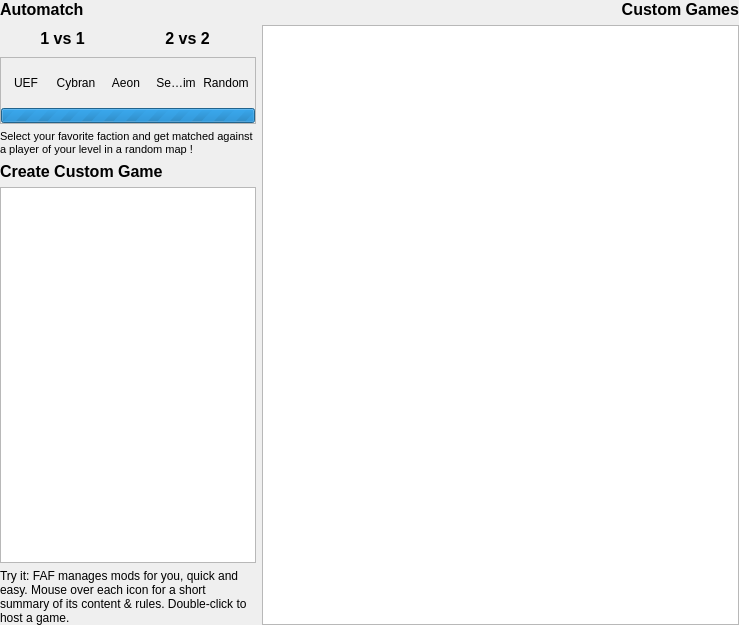
<?xml version="1.0" encoding="UTF-8"?>
<ui version="4.0">
 <class>Form</class>
 <widget class="QWidget" name="Form">
  <property name="geometry">
   <rect>
    <x>0</x>
    <y>0</y>
    <width>739</width>
    <height>625</height>
   </rect>
  </property>
  <property name="sizePolicy">
   <sizepolicy hsizetype="Expanding" vsizetype="Expanding">
    <horstretch>0</horstretch>
    <verstretch>0</verstretch>
   </sizepolicy>
  </property>
  <property name="windowTitle">
   <string>Form</string>
  </property>
  <layout class="QHBoxLayout" name="horizontalLayout">
   <property name="margin">
    <number>0</number>
   </property>
   <item>
    <widget class="QFrame" name="frame">
     <property name="sizePolicy">
      <sizepolicy hsizetype="Fixed" vsizetype="Expanding">
       <horstretch>0</horstretch>
       <verstretch>0</verstretch>
      </sizepolicy>
     </property>
     <property name="lineWidth">
      <number>0</number>
     </property>
     <layout class="QVBoxLayout" name="verticalLayout">
      <property name="margin">
       <number>0</number>
      </property>
      <item>
       <widget class="QLabel" name="labelAutomatch">
        <property name="palette">
         <palette>
          <active/>
          <inactive/>
          <disabled/>
         </palette>
        </property>
        <property name="font">
         <font>
          <family>Segoe UI</family>
          <pointsize>12</pointsize>
          <weight>75</weight>
          <bold>true</bold>
         </font>
        </property>
        <property name="text">
         <string>Automatch</string>
        </property>
       </widget>
      </item>
      <item>
       <layout class="QHBoxLayout" name="layoutTypeButtons">
        <property name="spacing">
         <number>0</number>
        </property>
        <property name="topMargin">
         <number>0</number>
        </property>
        <item>
         <widget class="QToolButton" name="Button1v1">
          <property name="enabled">
           <bool>true</bool>
          </property>
          <property name="minimumSize">
           <size>
            <width>115</width>
            <height>0</height>
           </size>
          </property>
          <property name="maximumSize">
           <size>
            <width>115</width>
            <height>200</height>
           </size>
          </property>
          <property name="font">
           <font>
            <family>Segoe UI</family>
            <pointsize>12</pointsize>
            <weight>75</weight>
            <bold>true</bold>
           </font>
          </property>
          <property name="focusPolicy">
           <enum>Qt::NoFocus</enum>
          </property>
          <property name="autoFillBackground">
           <bool>true</bool>
          </property>
          <property name="text">
           <string>1 vs 1</string>
          </property>
          <property name="checkable">
           <bool>true</bool>
          </property>
          <property name="checked">
           <bool>false</bool>
          </property>
          <property name="autoRaise">
           <bool>true</bool>
          </property>
         </widget>
        </item>
        <item>
         <widget class="QToolButton" name="Button2v2">
          <property name="minimumSize">
           <size>
            <width>125</width>
            <height>0</height>
           </size>
          </property>
          <property name="font">
           <font>
            <family>Segoe UI</family>
            <pointsize>12</pointsize>
            <weight>75</weight>
            <bold>true</bold>
           </font>
          </property>
          <property name="focusPolicy">
           <enum>Qt::NoFocus</enum>
          </property>
          <property name="text">
           <string>2 vs 2</string>
          </property>
          <property name="checkable">
           <bool>true</bool>
          </property>
          <property name="autoRaise">
           <bool>true</bool>
          </property>
         </widget>
        </item>
       </layout>
      </item>
      <item>
       <widget class="QFrame" name="rankedFrame">
        <property name="sizePolicy">
         <sizepolicy hsizetype="Preferred" vsizetype="Minimum">
          <horstretch>0</horstretch>
          <verstretch>0</verstretch>
         </sizepolicy>
        </property>
        <property name="minimumSize">
         <size>
          <width>50</width>
          <height>60</height>
         </size>
        </property>
        <property name="frameShape">
         <enum>QFrame::StyledPanel</enum>
        </property>
        <property name="frameShadow">
         <enum>QFrame::Plain</enum>
        </property>
        <layout class="QGridLayout" name="gridLayout">
         <property name="margin">
          <number>0</number>
         </property>
         <property name="spacing">
          <number>0</number>
         </property>
         <item row="0" column="0">
          <layout class="QHBoxLayout" name="horizontalLayout_2">
           <property name="spacing">
            <number>0</number>
           </property>
           <item>
            <widget class="QToolButton" name="rankedUEF">
             <property name="sizePolicy">
              <sizepolicy hsizetype="Fixed" vsizetype="Fixed">
               <horstretch>0</horstretch>
               <verstretch>0</verstretch>
              </sizepolicy>
             </property>
             <property name="minimumSize">
              <size>
               <width>50</width>
               <height>50</height>
              </size>
             </property>
             <property name="maximumSize">
              <size>
               <width>50</width>
               <height>50</height>
              </size>
             </property>
             <property name="focusPolicy">
              <enum>Qt::NoFocus</enum>
             </property>
             <property name="toolTip">
              <string>UEF Ranked Match</string>
             </property>
             <property name="autoFillBackground">
              <bool>false</bool>
             </property>
             <property name="text">
              <string>UEF</string>
             </property>
             <property name="iconSize">
              <size>
               <width>50</width>
               <height>50</height>
              </size>
             </property>
             <property name="checkable">
              <bool>true</bool>
             </property>
             <property name="toolButtonStyle">
              <enum>Qt::ToolButtonIconOnly</enum>
             </property>
             <property name="autoRaise">
              <bool>true</bool>
             </property>
             <property name="arrowType">
              <enum>Qt::NoArrow</enum>
             </property>
            </widget>
           </item>
           <item>
            <widget class="QToolButton" name="rankedCybran">
             <property name="sizePolicy">
              <sizepolicy hsizetype="Fixed" vsizetype="Fixed">
               <horstretch>0</horstretch>
               <verstretch>0</verstretch>
              </sizepolicy>
             </property>
             <property name="minimumSize">
              <size>
               <width>50</width>
               <height>50</height>
              </size>
             </property>
             <property name="maximumSize">
              <size>
               <width>50</width>
               <height>50</height>
              </size>
             </property>
             <property name="focusPolicy">
              <enum>Qt::NoFocus</enum>
             </property>
             <property name="toolTip">
              <string>Cybran Ranked Match</string>
             </property>
             <property name="autoFillBackground">
              <bool>false</bool>
             </property>
             <property name="text">
              <string>Cybran</string>
             </property>
             <property name="iconSize">
              <size>
               <width>50</width>
               <height>50</height>
              </size>
             </property>
             <property name="checkable">
              <bool>true</bool>
             </property>
             <property name="toolButtonStyle">
              <enum>Qt::ToolButtonIconOnly</enum>
             </property>
             <property name="autoRaise">
              <bool>true</bool>
             </property>
             <property name="arrowType">
              <enum>Qt::NoArrow</enum>
             </property>
            </widget>
           </item>
           <item>
            <widget class="QToolButton" name="rankedAeon">
             <property name="sizePolicy">
              <sizepolicy hsizetype="Fixed" vsizetype="Fixed">
               <horstretch>0</horstretch>
               <verstretch>0</verstretch>
              </sizepolicy>
             </property>
             <property name="minimumSize">
              <size>
               <width>50</width>
               <height>50</height>
              </size>
             </property>
             <property name="maximumSize">
              <size>
               <width>50</width>
               <height>50</height>
              </size>
             </property>
             <property name="focusPolicy">
              <enum>Qt::NoFocus</enum>
             </property>
             <property name="toolTip">
              <string>Aeon Ranked Match</string>
             </property>
             <property name="autoFillBackground">
              <bool>false</bool>
             </property>
             <property name="text">
              <string>Aeon</string>
             </property>
             <property name="iconSize">
              <size>
               <width>50</width>
               <height>50</height>
              </size>
             </property>
             <property name="checkable">
              <bool>true</bool>
             </property>
             <property name="toolButtonStyle">
              <enum>Qt::ToolButtonIconOnly</enum>
             </property>
             <property name="autoRaise">
              <bool>true</bool>
             </property>
             <property name="arrowType">
              <enum>Qt::NoArrow</enum>
             </property>
            </widget>
           </item>
           <item>
            <widget class="QToolButton" name="rankedSeraphim">
             <property name="sizePolicy">
              <sizepolicy hsizetype="Fixed" vsizetype="Fixed">
               <horstretch>0</horstretch>
               <verstretch>0</verstretch>
              </sizepolicy>
             </property>
             <property name="minimumSize">
              <size>
               <width>50</width>
               <height>50</height>
              </size>
             </property>
             <property name="maximumSize">
              <size>
               <width>50</width>
               <height>50</height>
              </size>
             </property>
             <property name="focusPolicy">
              <enum>Qt::NoFocus</enum>
             </property>
             <property name="toolTip">
              <string>Seraphim Ranked Match</string>
             </property>
             <property name="autoFillBackground">
              <bool>false</bool>
             </property>
             <property name="text">
              <string>Seraphim</string>
             </property>
             <property name="iconSize">
              <size>
               <width>50</width>
               <height>50</height>
              </size>
             </property>
             <property name="checkable">
              <bool>true</bool>
             </property>
             <property name="toolButtonStyle">
              <enum>Qt::ToolButtonIconOnly</enum>
             </property>
             <property name="autoRaise">
              <bool>true</bool>
             </property>
             <property name="arrowType">
              <enum>Qt::NoArrow</enum>
             </property>
            </widget>
           </item>
           <item>
            <widget class="QToolButton" name="rankedRandom">
             <property name="sizePolicy">
              <sizepolicy hsizetype="Fixed" vsizetype="Fixed">
               <horstretch>0</horstretch>
               <verstretch>0</verstretch>
              </sizepolicy>
             </property>
             <property name="minimumSize">
              <size>
               <width>50</width>
               <height>50</height>
              </size>
             </property>
             <property name="maximumSize">
              <size>
               <width>50</width>
               <height>50</height>
              </size>
             </property>
             <property name="focusPolicy">
              <enum>Qt::NoFocus</enum>
             </property>
             <property name="toolTip">
              <string>Random Faction Ranked Match</string>
             </property>
             <property name="autoFillBackground">
              <bool>false</bool>
             </property>
             <property name="text">
              <string>Random</string>
             </property>
             <property name="iconSize">
              <size>
               <width>50</width>
               <height>50</height>
              </size>
             </property>
             <property name="checkable">
              <bool>true</bool>
             </property>
             <property name="toolButtonStyle">
              <enum>Qt::ToolButtonIconOnly</enum>
             </property>
             <property name="autoRaise">
              <bool>true</bool>
             </property>
             <property name="arrowType">
              <enum>Qt::NoArrow</enum>
             </property>
            </widget>
           </item>
          </layout>
         </item>
         <item row="1" column="0">
          <widget class="QProgressBar" name="searchProgress">
           <property name="font">
            <font>
             <pointsize>4</pointsize>
            </font>
           </property>
           <property name="toolTip">
            <string>Scanning for Opponents</string>
           </property>
           <property name="minimum">
            <number>0</number>
           </property>
           <property name="maximum">
            <number>0</number>
           </property>
           <property name="value">
            <number>0</number>
           </property>
           <property name="alignment">
            <set>Qt::AlignCenter</set>
           </property>
           <property name="format">
            <string>scanning</string>
           </property>
          </widget>
         </item>
        </layout>
       </widget>
      </item>
      <item>
       <widget class="QLabel" name="labelRankedHint">
        <property name="palette">
         <palette>
          <active/>
          <inactive/>
          <disabled/>
         </palette>
        </property>
        <property name="mouseTracking">
         <bool>true</bool>
        </property>
        <property name="text">
         <string>&lt;!DOCTYPE HTML PUBLIC &quot;-//W3C//DTD HTML 4.0//EN&quot; &quot;http://www.w3.org/TR/REC-html40/strict.dtd&quot;&gt;
&lt;html&gt;&lt;head&gt;&lt;meta name=&quot;qrichtext&quot; content=&quot;1&quot; /&gt;&lt;style type=&quot;text/css&quot;&gt;
p, li { white-space: pre-wrap; }
&lt;/style&gt;&lt;/head&gt;&lt;body style=&quot; font-family:'MS Shell Dlg 2'; font-size:8.25pt; font-weight:400; font-style:normal;&quot;&gt;
&lt;p style=&quot; margin-top:12px; margin-bottom:12px; margin-left:0px; margin-right:0px; -qt-block-indent:0; text-indent:0px;&quot;&gt;Select your favorite faction and get matched against a player of your level in a random map !&lt;/p&gt;&lt;/body&gt;&lt;/html&gt;</string>
        </property>
        <property name="alignment">
         <set>Qt::AlignLeading|Qt::AlignLeft|Qt::AlignVCenter</set>
        </property>
        <property name="wordWrap">
         <bool>true</bool>
        </property>
       </widget>
      </item>
      <item>
       <widget class="QLabel" name="labelHostGame">
        <property name="font">
         <font>
          <family>Segoe UI</family>
          <pointsize>12</pointsize>
          <weight>75</weight>
          <bold>true</bold>
         </font>
        </property>
        <property name="text">
         <string>Create Custom Game</string>
        </property>
       </widget>
      </item>
      <item>
       <widget class="QListWidget" name="modList">
        <property name="sizePolicy">
         <sizepolicy hsizetype="Expanding" vsizetype="Expanding">
          <horstretch>0</horstretch>
          <verstretch>0</verstretch>
         </sizepolicy>
        </property>
        <property name="focusPolicy">
         <enum>Qt::NoFocus</enum>
        </property>
        <property name="dragDropMode">
         <enum>QAbstractItemView::InternalMove</enum>
        </property>
        <property name="selectionMode">
         <enum>QAbstractItemView::NoSelection</enum>
        </property>
        <property name="iconSize">
         <size>
          <width>32</width>
          <height>32</height>
         </size>
        </property>
        <property name="verticalScrollMode">
         <enum>QAbstractItemView::ScrollPerPixel</enum>
        </property>
        <property name="movement">
         <enum>QListView::Snap</enum>
        </property>
        <property name="flow">
         <enum>QListView::TopToBottom</enum>
        </property>
        <property name="resizeMode">
         <enum>QListView::Fixed</enum>
        </property>
        <property name="layoutMode">
         <enum>QListView::SinglePass</enum>
        </property>
        <property name="spacing">
         <number>0</number>
        </property>
        <property name="viewMode">
         <enum>QListView::ListMode</enum>
        </property>
        <property name="sortingEnabled">
         <bool>true</bool>
        </property>
       </widget>
      </item>
      <item>
       <widget class="QLabel" name="labelModHint">
        <property name="text">
         <string>&lt;html&gt;&lt;head/&gt;&lt;body&gt;&lt;p&gt;Try it: FAF manages mods for you, quick and easy. Mouse over each icon for a short summary of its content &amp;amp; rules. Double-click to host a game.&lt;/p&gt;&lt;/body&gt;&lt;/html&gt;</string>
        </property>
        <property name="wordWrap">
         <bool>true</bool>
        </property>
       </widget>
      </item>
     </layout>
    </widget>
   </item>
   <item>
    <widget class="QFrame" name="listFrame">
     <property name="frameShape">
      <enum>QFrame::NoFrame</enum>
     </property>
     <property name="frameShadow">
      <enum>QFrame::Raised</enum>
     </property>
     <property name="lineWidth">
      <number>0</number>
     </property>
     <layout class="QVBoxLayout" name="verticalLayout_2">
      <property name="margin">
       <number>0</number>
      </property>
      <item>
       <widget class="QLabel" name="labelJoinGame">
        <property name="palette">
         <palette>
          <active/>
          <inactive/>
          <disabled/>
         </palette>
        </property>
        <property name="font">
         <font>
          <family>Segoe UI</family>
          <pointsize>12</pointsize>
          <weight>75</weight>
          <bold>true</bold>
         </font>
        </property>
        <property name="text">
         <string>Custom Games</string>
        </property>
        <property name="alignment">
         <set>Qt::AlignRight|Qt::AlignTrailing|Qt::AlignVCenter</set>
        </property>
       </widget>
      </item>
      <item>
       <widget class="QListWidget" name="gameList">
        <property name="focusPolicy">
         <enum>Qt::NoFocus</enum>
        </property>
        <property name="selectionMode">
         <enum>QAbstractItemView::NoSelection</enum>
        </property>
        <property name="iconSize">
         <size>
          <width>100</width>
          <height>100</height>
         </size>
        </property>
        <property name="textElideMode">
         <enum>Qt::ElideMiddle</enum>
        </property>
        <property name="verticalScrollMode">
         <enum>QAbstractItemView::ScrollPerPixel</enum>
        </property>
        <property name="horizontalScrollMode">
         <enum>QAbstractItemView::ScrollPerPixel</enum>
        </property>
        <property name="movement">
         <enum>QListView::Static</enum>
        </property>
        <property name="flow">
         <enum>QListView::LeftToRight</enum>
        </property>
        <property name="resizeMode">
         <enum>QListView::Adjust</enum>
        </property>
        <property name="viewMode">
         <enum>QListView::IconMode</enum>
        </property>
        <property name="uniformItemSizes">
         <bool>true</bool>
        </property>
        <property name="sortingEnabled">
         <bool>true</bool>
        </property>
       </widget>
      </item>
     </layout>
    </widget>
   </item>
  </layout>
 </widget>
 <resources/>
 <connections/>
</ui>
